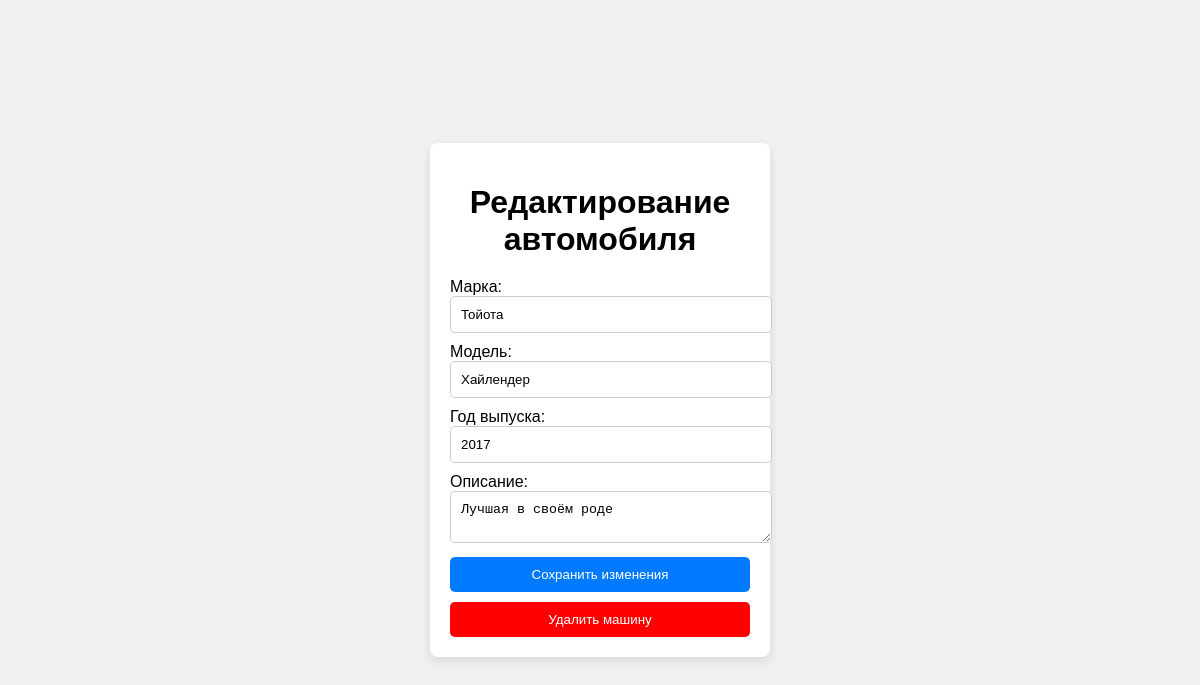
Page /cars/6/edit/ (signed in) on the committed database.
### cars/models.py (models this page shows, shortened)
class Car(models.Model):
    make = models.CharField(max_length=16, verbose_name='make')
    model = models.CharField(max_length=16, verbose_name='model')
    year = models.SmallIntegerField(verbose_name='year')
    description = models.TextField(null=True, blank=True)
    created_at = models.DateTimeField(auto_now_add=True)
    updated_at = models.DateTimeField(auto_now_add=True)
    owner = models.ForeignKey(to=User, verbose_name='owner', on_delete=models.CASCADE)

### cars/views.py (the view, shortened to what this page needs)
# urls.py: path('<int:car_id>/edit/', edit_car, name='car_edit'), #Редактирование параметров автомобиля,
@login_required
def edit_car(request, car_id):
    car = Car.objects.get(id=car_id)
    if car.owner != request.user:
        return render(request, 'cars/permission_denied.html')
    return render(request, 'cars/car_edit.html', {'car': car})

### cars/templates/cars/car_edit.html (shortened to what this page needs)
{% load static %}
<!DOCTYPE html>
<html lang="ru">
<head>
</head>
<body>
<div class="edit-container">
    <h1>Редактирование автомобиля</h1>
    <form method="post">
        <label for="make">Марка:</label>
        <input type="text" name="make" value="{{ car.make }}" required><br>
        <label for="model">Модель:</label>
        <input type="text" name="model" value="{{ car.model }}" required><br>
        <label for="year">Год выпуска:</label>
        <input type="number" name="year" value="{{ car.year }}" required><br>
        <label for="description">Описание:</label>
        <textarea name="description" required>{{ car.description }}</textarea><br>
        <button type="submit">Сохранить изменения</button>
    </form>
    <a href="{% url 'cars:delete_car' car.id %}"><button style="margin-top:10px; background-color:red">Удалить машину</button></a>
</div>
</body>
</html>

### cars/templates/cars/car_edit.html (style rules this page uses)
body { display: flex; justify-content: center; align-items: center; height: 100vh; margin: 0; font-family: Arial, sans-serif; background-color: #f0f0f0; }
.edit-container { background-color: #fff; padding: 20px; border-radius: 8px; box-shadow: 0 4px 10px rgba(0, 0, 0, 0.1); width: 300px; }
h1 { text-align: center; margin-bottom: 20px; }
input, textarea { width: 100%; padding: 10px; margin-bottom: 10px; border: 1px solid #ccc; border-radius: 5px; }
button { width: 100%; padding: 10px; border: none; border-radius: 5px; background-color: #007BFF; color: white; cursor: pointer; }

### rows in the picture
Car: make "Тойота", model "Хайлендер", year "2017", description "Лучшая в своём роде"
